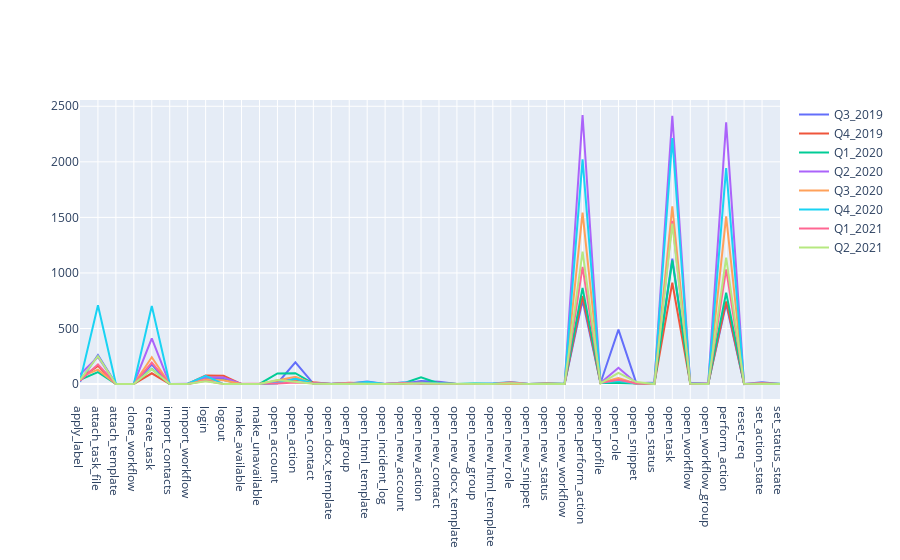

Notebook code cell kept with this figure:
### Code cell
fig = go.Figure(go.Line(x=green_light, y=np.array(Q3_2019[green_light].max()).astype(int), name='Q3_2019'))
fig.add_trace(go.Line(x=green_light, y=np.array(Q4_2019[green_light].max()).astype(int), name='Q4_2019'))
fig.add_trace(go.Line(x=green_light, y=np.array(Q1_2020[green_light].max()).astype(int), name='Q1_2020'))
fig.add_trace(go.Line(x=green_light, y=np.array(Q2_2020[green_light].max()).astype(int), name='Q2_2020'))
fig.add_trace(go.Line(x=green_light, y=np.array(Q3_2020[green_light].max()).astype(int), name='Q3_2020'))
fig.add_trace(go.Line(x=green_light, y=np.array(Q4_2020[green_light].max()).astype(int), name='Q4_2020'))
fig.add_trace(go.Line(x=green_light, y=np.array(Q1_2021[green_light].max()).astype(int), name='Q1_2021'))
fig.add_trace(go.Line(x=green_light, y=np.array(Q2_2021[green_light].max()).astype(int), name='Q2_2021'))
fig.show()

### Figure 1 — Plotly figure (JSON) as saved in the notebook; plotly's stock layout.template omitted (floating-point values rounded to 4 significant figures)
{"data": [{"name": "Q3_2019", "type": "scatter", "x": ["apply_label", "attach_task_file", "attach_template", "clone_workflow", "create_task", "create_task", "import_contacts", "import_workflow", "login", "logout", "make_available", "make_unavailable", "open_account", "open_action", "open_contact", "open_docx_template", "open_group", "open_html_template", "open_incident_log", "open_new_account", "open_new_action", "open_new_contact", "open_new_docx_template", "open_new_group", "open_new_html_template", "open_new_role", "open_new_snippet", "open_new_status", "open_new_workflow", "open_perform_action", "open_profile", "open_role", "open_snippet", "open_status", "open_task", "open_workflow", "open_workflow_group", "perform_action", "reset_req", "set_action_state", "set_status_state"], "y": [21, 261, 3, 0, 176, 176, 0, 0, 55, 46, 0, 1, 7, 196, 4, 3, 6, 23, 0, 2, 27, 20, 0, 1, 1, 7, 0, 6, 1, 754, 9, 490, 6, 10, 1128, 9, 2, 723, 0, 17, 0]}, {"name": "Q4_2019", "type": "scatter", "x": ["apply_label", "attach_task_file", "attach_template", "clone_workflow", "create_task", "create_task", "import_contacts", "import_workflow", "login", "logout", "make_available", "make_unavailable", "open_account", "open_action", "open_contact", "open_docx_template", "open_group", "open_html_template", "open_incident_log", "open_new_account", "open_new_action", "open_new_contact", "open_new_docx_template", "open_new_group", "open_new_html_template", "open_new_role", "open_new_snippet", "open_new_status", "open_new_workflow", "open_perform_action", "open_profile", "open_role", "open_snippet", "open_status", "open_task", "open_workflow", "open_workflow_group", "perform_action", "reset_req", "set_action_state", "set_status_state"], "y": [48, 164, 0, 0, 97, 97, 0, 1, 76, 74, 0, 0, 20, 40, 17, 0, 12, 5, 0, 4, 7, 11, 0, 1, 1, 4, 1, 4, 3, 793, 9, 26, 6, 2, 912, 5, 1, 744, 0, 1, 0]}, {"name": "Q1_2020", "type": "scatter", "x": ["apply_label", "attach_task_file", "attach_template", "clone_workflow", "create_task", "create_task", "import_contacts", "import_workflow", "login", "logout", "make_available", "make_unavailable", "open_account", "open_action", "open_contact", "open_docx_template", "open_group", "open_html_template", "open_incident_log", "open_new_account", "open_new_action", "open_new_contact", "open_new_docx_template", "open_new_group", "open_new_html_template", "open_new_role", "open_new_snippet", "open_new_status", "open_new_workflow", "open_perform_action", "open_profile", "open_role", "open_snippet", "open_status", "open_task", "open_workflow", "open_workflow_group", "perform_action", "reset_req", "set_action_state", "set_status_state"], "y": [38, 107, 0, 0, 137, 137, 0, 0, 41, 37, 0, 1, 95, 98, 4, 0, 7, 3, 0, 5, 61, 5, 0, 6, 1, 4, 0, 5, 2, 866, 9, 10, 4, 1, 1113, 2, 0, 822, 0, 0, 2]}, {"name": "Q2_2020", "type": "scatter", "x": ["apply_label", "attach_task_file", "attach_template", "clone_workflow", "create_task", "create_task", "import_contacts", "import_workflow", "login", "logout", "make_available", "make_unavailable", "open_account", "open_action", "open_contact", "open_docx_template", "open_group", "open_html_template", "open_incident_log", "open_new_account", "open_new_action", "open_new_contact", "open_new_docx_template", "open_new_group", "open_new_html_template", "open_new_role", "open_new_snippet", "open_new_status", "open_new_workflow", "open_perform_action", "open_profile", "open_role", "open_snippet", "open_status", "open_task", "open_workflow", "open_workflow_group", "perform_action", "reset_req", "set_action_state", "set_status_state"], "y": [86, 244, 0, 3, 412, 412, 0, 2, 59, 60, 0, 0, 15, 49, 4, 0, 10, 3, 0, 13, 8, 1, 0, 1, 0, 13, 1, 3, 0, 2422, 9, 146, 7, 14, 2415, 4, 6, 2355, 0, 4, 0]}, {"name": "Q3_2020", "type": "scatter", "x": ["apply_label", "attach_task_file", "attach_template", "clone_workflow", "create_task", "create_task", "import_contacts", "import_workflow", "login", "logout", "make_available", "make_unavailable", "open_account", "open_action", "open_contact", "open_docx_template", "open_group", "open_html_template", "open_incident_log", "open_new_account", "open_new_action", "open_new_contact", "open_new_docx_template", "open_new_group", "open_new_html_template", "open_new_role", "open_new_snippet", "open_new_status", "open_new_workflow", "open_perform_action", "open_profile", "open_role", "open_snippet", "open_status", "open_task", "open_workflow", "open_workflow_group", "perform_action", "reset_req", "set_action_state", "set_status_state"], "y": [63, 130, 0, 0, 241, 241, 0, 0, 41, 34, 0, 0, 36, 66, 4, 0, 9, 4, 0, 4, 11, 3, 0, 0, 0, 3, 0, 4, 0, 1543, 13, 54, 3, 5, 1600, 2, 2, 1510, 0, 7, 0]}, {"name": "Q4_2020", "type": "scatter", "x": ["apply_label", "attach_task_file", "attach_template", "clone_workflow", "create_task", "create_task", "import_contacts", "import_workflow", "login", "logout", "make_available", "make_unavailable", "open_account", "open_action", "open_contact", "open_docx_template", "open_group", "open_html_template", "open_incident_log", "open_new_account", "open_new_action", "open_new_contact", "open_new_docx_template", "open_new_group", "open_new_html_template", "open_new_role", "open_new_snippet", "open_new_status", "open_new_workflow", "open_perform_action", "open_profile", "open_role", "open_snippet", "open_status", "open_task", "open_workflow", "open_workflow_group", "perform_action", "reset_req", "set_action_state", "set_status_state"], "y": [25, 710, 0, 0, 703, 703, 0, 3, 73, 0, 0, 1, 7, 48, 8, 0, 6, 19, 0, 13, 4, 7, 0, 1, 5, 18, 1, 1, 1, 2022, 10, 27, 5, 9, 2214, 4, 0, 1943, 3, 0, 0]}, {"name": "Q1_2021", "type": "scatter", "x": ["apply_label", "attach_task_file", "attach_template", "clone_workflow", "create_task", "create_task", "import_contacts", "import_workflow", "login", "logout", "make_available", "make_unavailable", "open_account", "open_action", "open_contact", "open_docx_template", "open_group", "open_html_template", "open_incident_log", "open_new_account", "open_new_action", "open_new_contact", "open_new_docx_template", "open_new_group", "open_new_html_template", "open_new_role", "open_new_snippet", "open_new_status", "open_new_workflow", "open_perform_action", "open_profile", "open_role", "open_snippet", "open_status", "open_task", "open_workflow", "open_workflow_group", "perform_action", "reset_req", "set_action_state", "set_status_state"], "y": [29, 177, 0, 0, 194, 194, 0, 0, 30, 0, 0, 0, 5, 15, 7, 0, 7, 0, 2, 10, 3, 4, 0, 0, 0, 16, 1, 3, 0, 1054, 10, 38, 6, 1, 1468, 3, 0, 1033, 2, 1, 0]}, {"name": "Q2_2021", "type": "scatter", "x": ["apply_label", "attach_task_file", "attach_template", "clone_workflow", "create_task", "create_task", "import_contacts", "import_workflow", "login", "logout", "make_available", "make_unavailable", "open_account", "open_action", "open_contact", "open_docx_template", "open_group", "open_html_template", "open_incident_log", "open_new_account", "open_new_action", "open_new_contact", "open_new_docx_template", "open_new_group", "open_new_html_template", "open_new_role", "open_new_snippet", "open_new_status", "open_new_workflow", "open_perform_action", "open_profile", "open_role", "open_snippet", "open_status", "open_task", "open_workflow", "open_workflow_group", "perform_action", "reset_req", "set_action_state", "set_status_state"], "y": [38, 251, 0, 0, 134, 134, 0, 0, 26, 0, 1, 1, 37, 18, 2, 0, 4, 3, 0, 5, 4, 3, 0, 0, 0, 7, 0, 1, 0, 1192, 7, 101, 18, 0, 1444, 2, 0, 1137, 2, 0, 0]}], "layout": {}}
